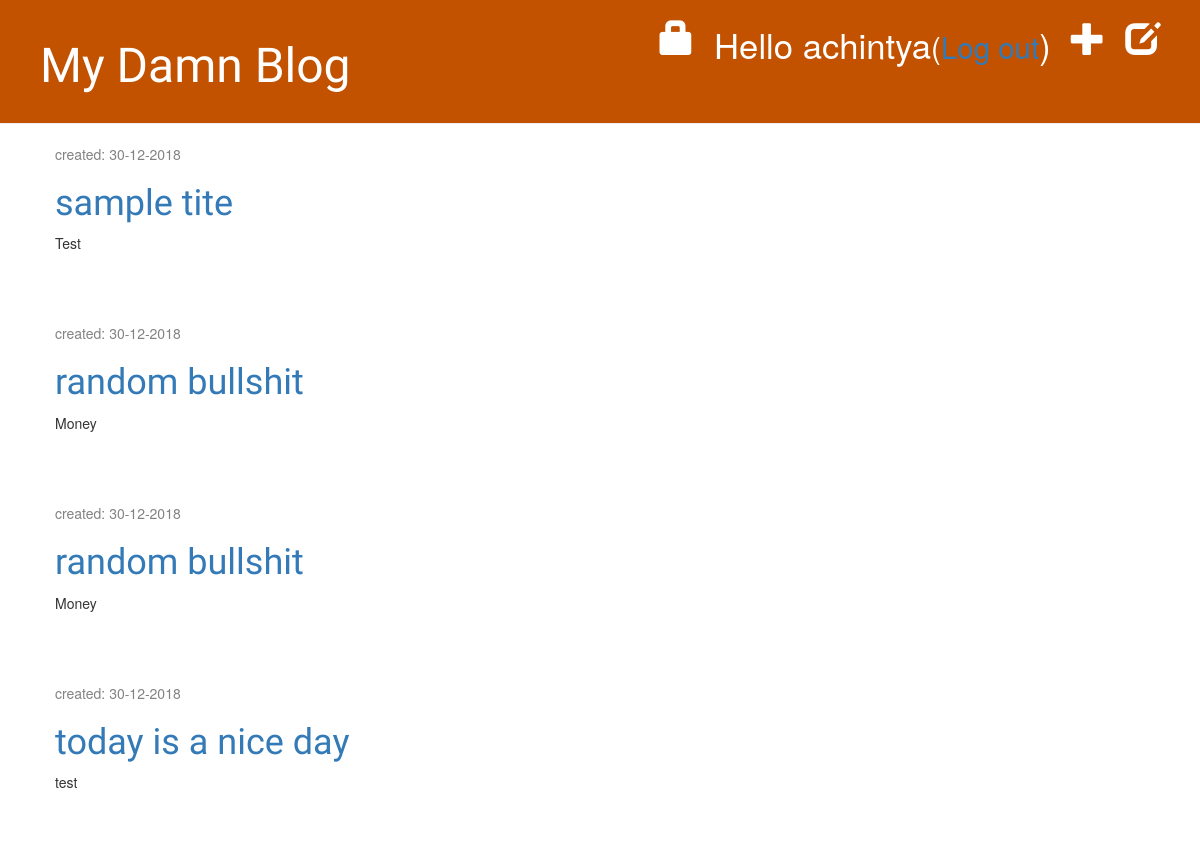
Before: /drafts/ (signed in) with the older database file.
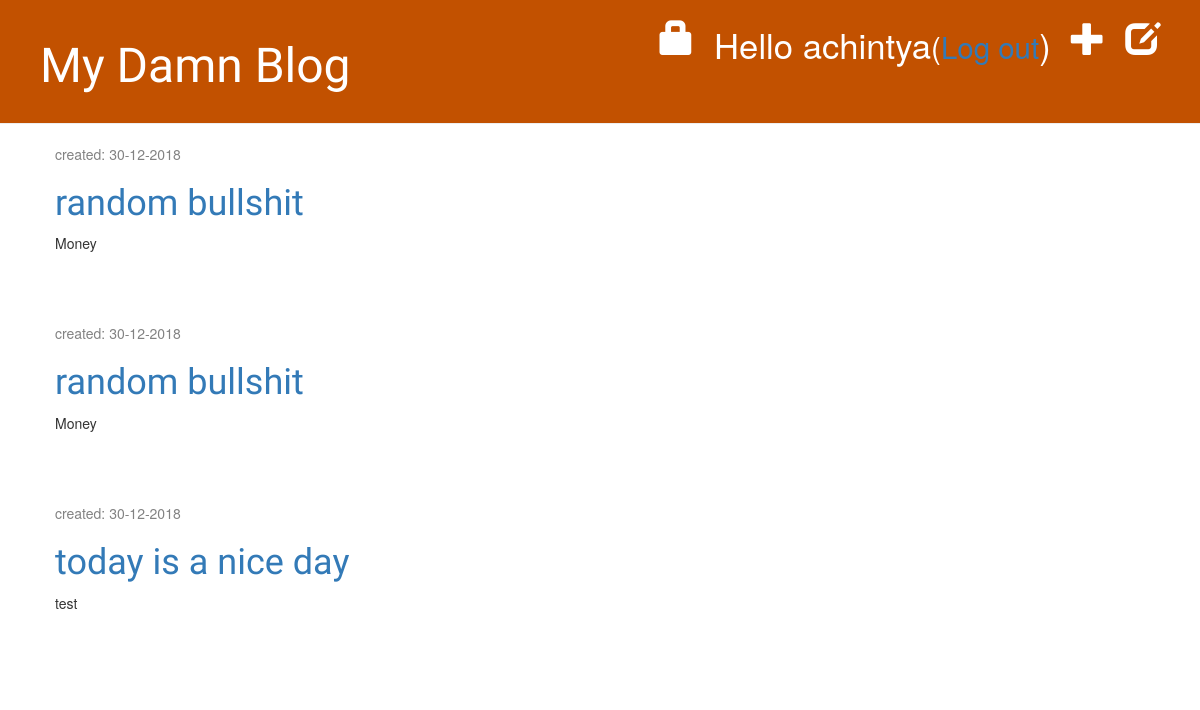
After: the same page with the newer database file.
### blog/models.py (models this page shows, shortened)
class Post(models.Model):
    author = models.ForeignKey(settings.AUTH_USER_MODEL, on_delete=models.CASCADE)
    title = models.CharField(max_length=200)
    text = models.TextField()
    created_date = models.DateTimeField(default= timezone.now)
    published_date = models.DateField(blank=True, null=True)

### blog/views.py (the view)
# urls.py: path('drafts/', views.post_draft_list, name='post_draft_list'),
@login_required
def post_draft_list(request):
    posts = Post.objects.filter(published_date__isnull = True).order_by('created_date')
    return render(request, 'blog/post_draft_list.html', {'posts': posts})

### blog/templates/blog/post_draft_list.html
{% extends 'blog/base.html' %}
{% block content %}
    {% for post in posts %}
        <div class="post">
            <p class="date">created: {{ post.created_date|date:'d-m-Y'}}</p>
            <h1><a href="{% url 'post_detail' pk=post.pk %}">{{ post.title }}</a></h1>
            <p>{{ post.text|truncatechars:200 }}</p>
        </div>
    {% endfor %}
{% endblock %}

Changed rows visible on the page:
no longer on this page (row edited): Post: created_date "30-12-2018", title "sample tite", text "Test"
